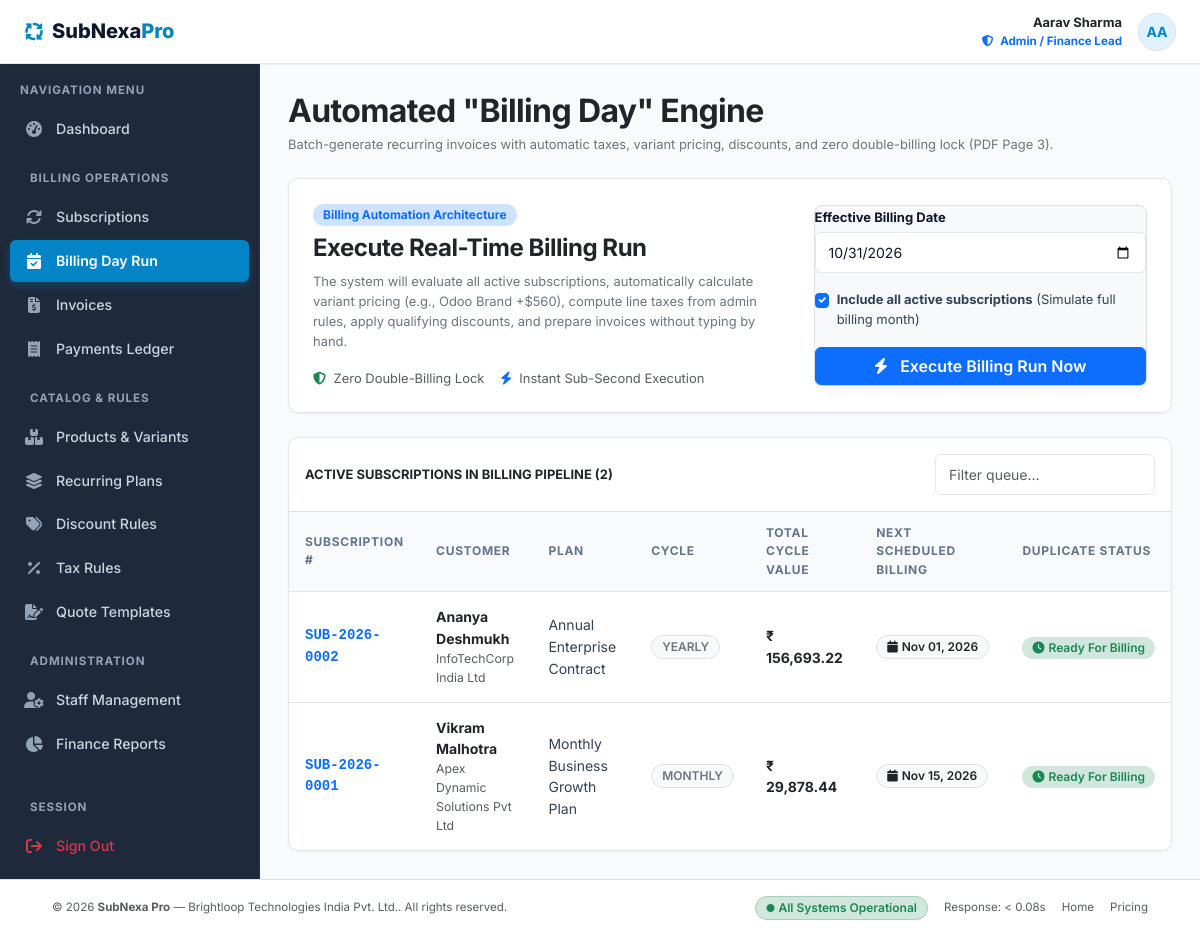
Screenshot of /admin/billing_run.php (signed in) with the database file from the repository.
### tables this page shows
CREATE TABLE `subscriptions` (
  `id` INT UNSIGNED AUTO_INCREMENT PRIMARY KEY,
  `subscription_number` VARCHAR(50) NOT NULL UNIQUE,
  `customer_id` INT UNSIGNED NOT NULL,
  `created_by_staff_id` INT UNSIGNED NULL,
  `plan_id` INT UNSIGNED NOT NULL,
  `discount_id` INT UNSIGNED NULL,
  `status` ENUM('draft', 'quotation', 'confirmed', 'active', 'paused', 'closed') NOT NULL DEFAULT 'draft',
  `start_date` DATE NOT NULL,
  `expiry_date` DATE NULL,
  `next_billing_date` DATE NULL,
  `payment_terms` VARCHAR(100) NOT NULL DEFAULT 'Immediate Payment',
  `subtotal` DECIMAL(12,2) NOT NULL DEFAULT 0.00,
  `tax_total` DECIMAL(12,2) NOT NULL DEFAULT 0.00,
  `discount_total` DECIMAL(12,2) NOT NULL DEFAULT 0.00,
  `total_amount` DECIMAL(12,2) NOT NULL DEFAULT 0.00,
  `notes` TEXT NULL,
  `created_at` TIMESTAMP DEFAULT CURRENT_TIMESTAMP,
  `updated_at` TIMESTAMP DEFAULT CURRENT_TIMESTAMP ON UPDATE CURRENT_TIMESTAMP,
  CONSTRAINT `fk_sub_customer` FOREIGN KEY (`customer_id`) REFERENCES `users` (`id`) ON DELETE RESTRICT,
  CONSTRAINT `fk_sub_staff` FOREIGN KEY (`created_by_staff_id`) REFERENCES `users` (`id`) ON DELETE SET NULL,
  CONSTRAINT `fk_sub_plan` FOREIGN KEY (`plan_id`) REFERENCES `plans` (`id`) ON DELETE RESTRICT,
  CONSTRAINT `fk_sub_discount` FOREIGN KEY (`discount_id`) REFERENCES `discount_rules` (`id`) ON DELETE SET NULL,
  INDEX `idx_sub_status` (`status`),
  INDEX `idx_sub_billing_date` (`next_billing_date`),
  INDEX `idx_sub_customer_id` (`customer_id`)
);

CREATE TABLE `users` (
  `id` INT UNSIGNED AUTO_INCREMENT PRIMARY KEY,
  `name` VARCHAR(150) NOT NULL,
  `email` VARCHAR(191) NOT NULL UNIQUE,
  `password_hash` VARCHAR(255) NOT NULL,
  `role` ENUM('admin', 'staff', 'customer') NOT NULL DEFAULT 'customer',
  `phone` VARCHAR(30) NULL,
  `company_name` VARCHAR(150) NULL,
  `address` TEXT NULL,
  `status` ENUM('active', 'inactive', 'suspended') NOT NULL DEFAULT 'active',
  `created_at` TIMESTAMP DEFAULT CURRENT_TIMESTAMP,
  `updated_at` TIMESTAMP DEFAULT CURRENT_TIMESTAMP ON UPDATE CURRENT_TIMESTAMP,
  INDEX `idx_users_role` (`role`),
  INDEX `idx_users_email` (`email`)
);

CREATE TABLE `plans` (
  `id` INT UNSIGNED AUTO_INCREMENT PRIMARY KEY,
  `name` VARCHAR(150) NOT NULL,
  `code` VARCHAR(50) NOT NULL UNIQUE,
  `billing_frequency` ENUM('daily', 'weekly', 'monthly', 'yearly') NOT NULL DEFAULT 'monthly',
  `cost` DECIMAL(12,2) NOT NULL DEFAULT 0.00,
  `min_quantity` INT UNSIGNED NOT NULL DEFAULT 1,
  `auto_close_on_end` TINYINT(1) NOT NULL DEFAULT 0,
  `can_pause` TINYINT(1) NOT NULL DEFAULT 1,
  `can_renew` TINYINT(1) NOT NULL DEFAULT 1,
  `available_from` DATE NULL,
  `available_to` DATE NULL,
  `is_active` TINYINT(1) NOT NULL DEFAULT 1,
  `description` TEXT NULL,
  `created_at` TIMESTAMP DEFAULT CURRENT_TIMESTAMP,
  INDEX `idx_plan_frequency` (`billing_frequency`),
  INDEX `idx_plan_active` (`is_active`)
);

### config/database.php (called while the page is built, shortened)
<?php
try {
    $conn = new mysqli(DB_HOST, DB_USER, DB_PASS, DB_NAME, DB_PORT);
    $conn->set_charset("utf8mb4");
} catch (mysqli_sql_exception $e) {
    http_response_code(500);
    die('<div style="font-family:sans-serif;padding:30px;background:#FEF2F2;border:1px solid #F87171;border-radius:8px;max-width:600px;margin:50px auto;color:#991B1B;">
        <h3 style="margin-top:0;">Database Connection Error</h3>
        <p>Could not connect to MySQL database <strong>' . htmlspecialchars(DB_NAME) . '</strong> on port ' . DB_PORT . '.</p>
        <p><small>' . htmlspecialchars($e->getMessage()) . '</small></p>
        <p>Please make sure MySQL is running in XAMPP and <code>subnexa_pro</code> database is imported.</p>
    </div>');
}
function db_query($sql, $params = [], $types = "") {
    global $conn;
    $stmt = $conn->prepare($sql);
    if (!empty($params)) {
        $stmt->bind_param($types, ...$params);
    }
    $stmt->execute();
    return $stmt;
}
function db_fetch_all($sql, $params = [], $types = "") {
    $stmt = db_query($sql, $params, $types);
    $result = $stmt->get_result();
    $rows = [];
    if ($result) {
        while ($row = $result->fetch_assoc()) {
            $rows[] = $row;
        }
    }
    return $rows;
}
function db_fetch_one($sql, $params = [], $types = "") {
    $stmt = db_query($sql, $params, $types);
    $result = $stmt->get_result();
    $row = null;
    return $row;
}

### config/functions.php (called while the page is built, shortened)
<?php
function format_currency($amount) {
    return APP_CURRENCY . ' ' . number_format((float)$amount, 2);
}
function format_date($date_string, $format = "M d, Y") {
    $timestamp = strtotime($date_string);
    return $timestamp ? date($format, $timestamp) : "—";
}

### admin/billing_run.php (the view, shortened to what this page needs)
<?php
$due_subs = db_fetch_all("
    SELECT s.*, p.name as plan_name, p.billing_frequency, u.name as customer_name, u.company_name
    FROM subscriptions s
    JOIN plans p ON s.plan_id = p.id
    JOIN users u ON s.customer_id = u.id
    WHERE s.status = 'active'
    ORDER BY s.next_billing_date ASC
");
require_once __DIR__ . '/../includes/header.php';
require_once __DIR__ . '/../includes/navbar.php';
?>
<div class="app-layout">
    <?php require_once __DIR__ . '/../includes/sidebar.php'; ?>
    <main class="app-main">
        <div class="container-fluid p-0">
            <div class="d-flex flex-column flex-md-row md:align-items-center justify-content-between gap-3 mb-4">
                <div>
                    <h2 class="fw-bold text-dark mb-1">Automated "Billing Day" Engine</h2>
                    <p class="text-secondary small mb-0">Batch-generate recurring invoices with automatic taxes, variant pricing, discounts, and zero double-billing lock (PDF Page 3).</p>
                </div>
            </div>
            <div class="card-nordic p-4 mb-4">
                <div class="row align-items-center g-4">
                    <div class="col-lg-7">
                        <span class="badge bg-primary-subtle text-primary fw-bold mb-2">Billing Automation Architecture</span>
                        <h4 class="fw-bold text-dark">Execute Real-Time Billing Run</h4>
                        <p class="text-secondary small mb-3">
                            The system will evaluate all active subscriptions, automatically calculate variant pricing (e.g., Odoo Brand +$560), compute line taxes from admin rules, apply qualifying discounts, and prepare invoices without typing by hand.
                        </p>
                        <div class="d-flex align-items-center gap-3 small text-muted">
                            <div><i class="fa-solid fa-shield-halved text-success me-1"></i> Zero Double-Billing Lock</div>
                            <div><i class="fa-solid fa-bolt text-primary me-1"></i> Instant Sub-Second Execution</div>
                        </div>
                    </div>
                    <div class="col-lg-5">
                        <div class="bg-light p-3.5 rounded-3 border">
                            <form method="POST" action="<?= BASE_URL; ?>/admin/billing_run.php" id="billingRunForm">
                                <div class="mb-3">
                                    <label class="form-label small fw-bold">Effective Billing Date</label>
                                    <input type="date" class="form-control" name="billing_date" value="<?= date('Y-m-d'); ?>" required>
                                </div>
                                <div class="form-check mb-3">
                                    <input class="form-check-input" type="checkbox" name="force_all_active" id="force_all" value="1" checked>
                                    <label class="form-check-label small" for="force_all">
                                        <strong>Include all active subscriptions</strong> (Simulate full billing month)
                                    </label>
                                </div>
                                <button type="submit" class="btn btn-primary w-100 py-2.5 fw-semibold shadow-sm">
                                    <i class="fa-solid fa-bolt me-2"></i> Execute Billing Run Now
                                </button>
                            </form>
                        </div>
                    </div>
                </div>
            </div>
            <div class="card-nordic overflow-hidden">
                <div class="p-3 border-bottom d-flex justify-content-between align-items-center">
                    <span class="fw-bold text-dark small text-uppercase tracking-wider">Active Subscriptions in Billing Pipeline (<?= count($due_subs); ?>)</span>
                    <input type="text" class="form-control form-control-sm" placeholder="Filter queue..." data-table-search="#billingQueueTable" style="max-width: 220px;">
                </div>
                <div class="table-responsive">
                    <table class="table-nordic" id="billingQueueTable">
                        <thead>
                            <tr>
                                <th>Subscription #</th>
                                <th>Customer</th>
                                <th>Plan</th>
                                <th>Cycle</th>
                                <th>Total Cycle Value</th>
                                <th>Next Scheduled Billing</th>
                                <th>Duplicate Status</th>
                            </tr>
                        </thead>
                        <tbody>
                            <?php foreach ($due_subs as $s):
                                $is_already_billed = db_fetch_one(
                                    "SELECT id, invoice_number FROM invoices WHERE subscription_id = ? AND billing_date = CURDATE() LIMIT 1",
                                    [$s['id']],
                                    "i"
                                );
                            ?>
                                <tr>
                                    <td class="fw-bold font-monospace text-primary"><?= htmlspecialchars($s['subscription_number']); ?></td>
                                    <td>
                                        <div class="fw-bold text-dark"><?= htmlspecialchars($s['customer_name']); ?></div>
                                        <div class="text-muted small"><?= htmlspecialchars($s['company_name'] ?? '—'); ?></div>
                                    </td>
                                    <td><?= htmlspecialchars($s['plan_name']); ?></td>
                                    <td><span class="badge bg-light text-secondary border text-uppercase"><?= htmlspecialchars($s['billing_frequency']); ?></span></td>
                                    <td class="fw-bold text-dark"><?= format_currency($s['total_amount']); ?></td>
                                    <td>
                                        <span class="badge bg-light text-dark border">
                                            <i class="fa-solid fa-calendar me-1"></i> <?= format_date($s['next_billing_date']); ?>
                                        </span>
                                    </td>
                                    <td>
                                        <?php if ($is_already_billed): ?>
                                            <span class="badge bg-secondary-subtle text-secondary" title="Invoice #<?= $is_already_billed['invoice_number']; ?> already generated">
                                                <i class="fa-solid fa-lock me-1"></i> Billed Today (Protected)
                                            </span>
                                        <?php else: ?>
                                            <span class="badge bg-success-subtle text-success">
                                                <i class="fa-solid fa-clock me-1"></i> Ready For Billing
                                            </span>
                                        <?php endif; ?>
                                    </td>
                                </tr>
                            <?php endforeach; ?>
                        </tbody>
                    </table>
                </div>
            </div>
        </div>
    </main>
</div>
<?php require_once __DIR__ . '/../includes/footer.php'; ?>

### assets/css/style.css (style rules this page uses)
:root { --bg-canvas: #F8FAFC; --bg-surface: #FFFFFF; --text-main: #0F172A; --text-body: #334155; --text-muted: #64748B; --border-light: #E2E8F0; --border-focus: #38BDF8; --navy-dark: #0F172A; --navy-sidebar: #1E293B; --navy-accent: #334155; --primary-color: #0284C7; --primary-hover: #0369A1; --primary-light: #E0F2FE; --primary-text: #0369A1; --success-color: #10B981; --success-light: #DCFCE7; --success-text: #166534; --warning-color: #F59E0B; --warning-light: #FEF3C7; --warning-text: #92400E; --danger-color: #EF4444; --danger-light: #FEE2E2; --danger-text: #991B1B; --info-color: #6366F1; --info-light: #EEF2FF; --info-text: #3730A3; --radius-sm: 6px; --radius-md: 10px; --radius-lg: 16px; --radius-pill: 9999px; --shadow-sm: 0 1px 2px 0 rgba(0, 0, 0, 0.05); --shadow-md: 0 4px 6px -1px rgba(0, 0, 0, 0.07), 0 2px 4px -2px rgba(0, 0, 0, 0.05); --shadow-lg: 0 10px 15px -3px rgba(0, 0, 0, 0.08), 0 4px 6px -4px rgba(0, 0, 0, 0.04); --shadow-hover: 0 12px 20px -3px rgba(2, 132, 199, 0.12); }
body { background-color: var(--bg-canvas); color: var(--text-body); font-family: 'Inter', -apple-system, BlinkMacSystemFont, "Segoe UI", Roboto, sans-serif; font-size: 0.925rem; line-height: 1.55; margin: 0; padding: 0; -webkit-font-smoothing: antialiased; }
h1, h2, h3, h4, h5, h6 { color: var(--text-main); font-weight: 700; letter-spacing: -0.02em; }
.app-layout { display: flex; min-height: calc(100vh - 64px); }
.app-main { flex: 1; padding: 28px; max-width: 100%; overflow-x: hidden; }
.card-nordic { background-color: var(--bg-surface); border: 1px solid var(--border-light); border-radius: var(--radius-md); box-shadow: var(--shadow-sm); transition: box-shadow 0.2s ease, transform 0.2s ease; }
.table-nordic { width: 100%; margin-bottom: 0; border-collapse: separate; border-spacing: 0; }
.table-nordic thead th { background-color: var(--bg-canvas); color: var(--text-muted); font-size: 0.75rem; font-weight: 700; text-transform: uppercase; letter-spacing: 0.06em; padding: 12px 16px; border-top: none; border-bottom: 1px solid var(--border-light); }
.table-nordic tbody td { padding: 14px 16px; font-size: 0.875rem; color: var(--text-body); border-bottom: 1px solid var(--border-light); vertical-align: middle; }
.table-nordic tbody tr:last-child td { border-bottom: none; }
.badge { font-weight: 600; font-size: 0.75rem; padding: 5px 10px; border-radius: var(--radius-pill); display: inline-flex; align-items: center; line-height: 1; }
.form-control, .form-select { border: 1px solid var(--border-light); border-radius: var(--radius-sm); font-size: 0.875rem; padding: 9px 13px; color: var(--text-main); background-color: var(--bg-surface); transition: border-color 0.15s ease, box-shadow 0.15s ease; }
.form-label { font-size: 0.815rem; font-weight: 600; color: var(--text-main); margin-bottom: 5px; }

### rows the page displays
subscriptions: subscription_number "SUB-2026-0002", customer.name "Ananya Deshmukh", customer.company_name "InfoTechCorp India Ltd", plan.name "Annual Enterprise Contract", plan.billing_frequency "YEARLY", total_amount "₹ 156,693.22", next_billing_date "Nov 01, 2026"
subscriptions: subscription_number "SUB-2026-0001", customer.name "Vikram Malhotra", customer.company_name "Apex Dynamic Solutions Pvt Ltd", plan.name "Monthly Business Growth Plan", plan.billing_frequency "MONTHLY", total_amount "₹ 29,878.44", next_billing_date "Nov 15, 2026"

### other values shown
$user['name'] "Aarav Sharma"
substr($user['name'], 0, 2) "AA"
count($due_subs) "2"
APP_NAME "SubNexa Pro"
APP_COMPANY "Brightloop Technologies India Pvt. Ltd."
